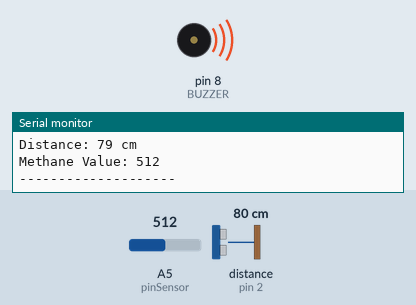
Simulated run of this sketch. Board: Arduino Uno, built with avr-gcc and run on an emulated ATmega328P. Parts: buzzer (waves = sounding, pin HIGH), the last lines printed to the serial monitor. Wiring (inferred from the names in the program): ultrasonic range finder: trigger pin 3; echo pin 2. The test bench sets the inputs (shaded band); at power-on: A5 (pinSensor) = 512, distance to the obstacle (sensor on pin 2) 80 cm. The echo pulse lasts 58.3 µs per cm; the modem accepts every AT command (registered, SIM ready, sends succeed) and sends nothing else; pins used as bus, display or sensor lines are not drawn.

Above: at 2.7 s.
At 12.1 s:
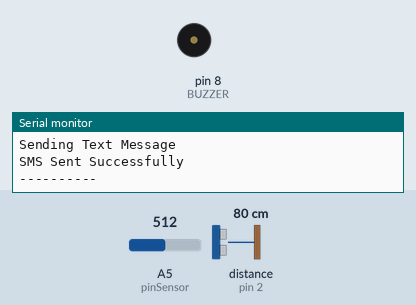
Timing chart, 0 to 24.6 s (numbered marks = the images above):
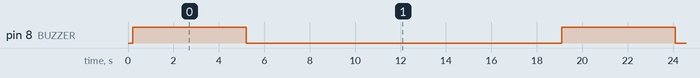

Measured:
- by itself, pin 8 (BUZZER): alternates HIGH for 5.0 s and LOW for 13.9 s

The sketch:

nikki.io.ino
```cpp
#include <SoftwareSerial.h>
#define echoPin 2
#define trigPin 3
SoftwareSerial sim800l(4, 5);
#define BUZZER 8
const String PHONE = "9346675759";

long duration;
int distance;
int pinSensor = A5;
int THRESHOLD = 143;
int minDist = 10;

void setup() {
  pinMode(trigPin, OUTPUT);
  pinMode(echoPin, INPUT);
  Serial.begin(9600);
  sim800l.begin(9600);
  pinMode(pinSensor, INPUT);
  pinMode(BUZZER, OUTPUT);
}
void loop() {
  digitalWrite(trigPin, LOW);
  delayMicroseconds(2);
  digitalWrite(trigPin, HIGH);
  delayMicroseconds(10);
  digitalWrite(trigPin, LOW);
  duration = pulseIn(echoPin, HIGH);
  distance = duration * 0.034 / 2;
  Serial.print("Distance: ");
  Serial.print(distance);
  Serial.println(" cm");
  Serial.print("");
  int analogValue = analogRead(pinSensor);
  delay(200);
  Serial.print("Methane Value: ");
  Serial.println(analogValue);
  Serial.println("--------------------");
  if (analogValue >= THRESHOLD) {
    gas();
  }
  if (distance <= minDist) {
    full();
  }
  delay(5000);
}

void full(){
  digitalWrite(BUZZER, HIGH);
  delay(5000);
  digitalWrite(BUZZER, LOW);
  Serial.println("Dustbin Is full, Please empty the bin");
  delay(500);
  Serial.println("Sending Text Message");
  String sms_data;
  sms_data= "Alert! The dustbin has reached to its maximum capacity\r";
  sim800l.print("AT+CMGF=1\r");
  delay(1000);
  sim800l.print("AT+CMGS=\""+PHONE+"\"\r");
  delay(1000);
  sim800l.print(sms_data);
  delay(100);
  sim800l.write(0x1A);
  delay(1000);
  Serial.println("SMS Sent Successfully");
  Serial.println("----------");
  delay(5000);
}

void gas(){
  digitalWrite(BUZZER, HIGH);
  delay(5000);
  digitalWrite(BUZZER, LOW);
  Serial.println("Methane concentration has crossed its limit");
  delay(500);
  Serial.println("Sending Text Message");
  String sms_data;
  sms_data= "Alert! The Methane concentration has crossed its limit\r";
  sim800l.print("AT+CMGF=1\r");
  delay(1000);
  sim800l.print("AT+CMGS=\""+PHONE+"\"\r");
  delay(1000);
  sim800l.print(sms_data);
  delay(100);
  sim800l.write(0x1A);
  delay(1000);
  Serial.println("SMS Sent Successfully");
  Serial.println("----------");
  delay(5000);
}
```
